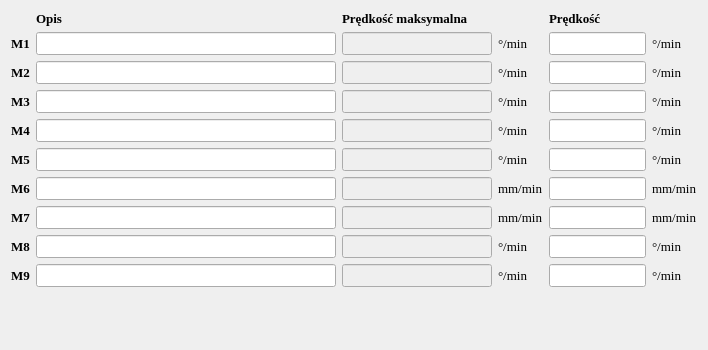
<?xml version="1.0" encoding="UTF-8"?>
<ui version="4.0">
 <class>UstawieniaNapedow</class>
 <widget class="QWidget" name="UstawieniaNapedow">
  <property name="geometry">
   <rect>
    <x>0</x>
    <y>0</y>
    <width>708</width>
    <height>350</height>
   </rect>
  </property>
  <property name="minimumSize">
   <size>
    <width>700</width>
    <height>350</height>
   </size>
  </property>
  <property name="maximumSize">
   <size>
    <width>1920</width>
    <height>1200</height>
   </size>
  </property>
  <property name="font">
   <font>
    <family>Times New Roman</family>
    <pointsize>10</pointsize>
   </font>
  </property>
  <property name="windowTitle">
   <string>Form</string>
  </property>
  <layout class="QGridLayout" name="gridLayout">
   <item row="8" column="1">
    <widget class="QLineEdit" name="nazwa_8">
     <property name="minimumSize">
      <size>
       <width>300</width>
       <height>0</height>
      </size>
     </property>
     <property name="maximumSize">
      <size>
       <width>300</width>
       <height>16777215</height>
      </size>
     </property>
     <property name="maxLength">
      <number>100</number>
     </property>
    </widget>
   </item>
   <item row="8" column="2">
    <widget class="QLineEdit" name="speedMax1_8">
     <property name="enabled">
      <bool>false</bool>
     </property>
     <property name="minimumSize">
      <size>
       <width>150</width>
       <height>0</height>
      </size>
     </property>
     <property name="maximumSize">
      <size>
       <width>150</width>
       <height>16777215</height>
      </size>
     </property>
     <property name="mouseTracking">
      <bool>false</bool>
     </property>
     <property name="acceptDrops">
      <bool>false</bool>
     </property>
     <property name="autoFillBackground">
      <bool>true</bool>
     </property>
     <property name="readOnly">
      <bool>true</bool>
     </property>
    </widget>
   </item>
   <item row="0" column="4">
    <widget class="QLabel" name="label">
     <property name="font">
      <font>
       <family>Times New Roman</family>
       <pointsize>10</pointsize>
       <bold>true</bold>
      </font>
     </property>
     <property name="text">
      <string>Prędkość</string>
     </property>
    </widget>
   </item>
   <item row="10" column="2">
    <spacer name="verticalSpacer">
     <property name="orientation">
      <enum>Qt::Vertical</enum>
     </property>
     <property name="sizeHint" stdset="0">
      <size>
       <width>20</width>
       <height>40</height>
      </size>
     </property>
    </spacer>
   </item>
   <item row="1" column="1">
    <widget class="QLineEdit" name="nazwa_1">
     <property name="minimumSize">
      <size>
       <width>300</width>
       <height>0</height>
      </size>
     </property>
     <property name="maximumSize">
      <size>
       <width>300</width>
       <height>16777215</height>
      </size>
     </property>
     <property name="maxLength">
      <number>100</number>
     </property>
    </widget>
   </item>
   <item row="2" column="2">
    <widget class="QLineEdit" name="speedMax1_2">
     <property name="enabled">
      <bool>false</bool>
     </property>
     <property name="minimumSize">
      <size>
       <width>150</width>
       <height>0</height>
      </size>
     </property>
     <property name="maximumSize">
      <size>
       <width>150</width>
       <height>16777215</height>
      </size>
     </property>
     <property name="mouseTracking">
      <bool>false</bool>
     </property>
     <property name="acceptDrops">
      <bool>false</bool>
     </property>
     <property name="autoFillBackground">
      <bool>true</bool>
     </property>
     <property name="readOnly">
      <bool>true</bool>
     </property>
    </widget>
   </item>
   <item row="2" column="3">
    <widget class="QLabel" name="lunit2_2">
     <property name="text">
      <string>&lt;html&gt;&lt;head/&gt;&lt;body&gt;&lt;p&gt;&amp;deg;/min&lt;/p&gt;&lt;/body&gt;&lt;/html&gt;</string>
     </property>
    </widget>
   </item>
   <item row="7" column="0">
    <widget class="QLabel" name="lnazwa_7">
     <property name="maximumSize">
      <size>
       <width>26</width>
       <height>16777215</height>
      </size>
     </property>
     <property name="font">
      <font>
       <family>Times New Roman</family>
       <pointsize>10</pointsize>
       <bold>true</bold>
      </font>
     </property>
     <property name="text">
      <string>M7</string>
     </property>
    </widget>
   </item>
   <item row="3" column="1">
    <widget class="QLineEdit" name="nazwa_3">
     <property name="minimumSize">
      <size>
       <width>300</width>
       <height>0</height>
      </size>
     </property>
     <property name="maximumSize">
      <size>
       <width>300</width>
       <height>16777215</height>
      </size>
     </property>
     <property name="maxLength">
      <number>100</number>
     </property>
    </widget>
   </item>
   <item row="9" column="2">
    <widget class="QLineEdit" name="speedMax1_9">
     <property name="enabled">
      <bool>false</bool>
     </property>
     <property name="minimumSize">
      <size>
       <width>150</width>
       <height>0</height>
      </size>
     </property>
     <property name="maximumSize">
      <size>
       <width>150</width>
       <height>16777215</height>
      </size>
     </property>
     <property name="mouseTracking">
      <bool>false</bool>
     </property>
     <property name="acceptDrops">
      <bool>false</bool>
     </property>
     <property name="autoFillBackground">
      <bool>true</bool>
     </property>
     <property name="readOnly">
      <bool>true</bool>
     </property>
    </widget>
   </item>
   <item row="7" column="1">
    <widget class="QLineEdit" name="nazwa_7">
     <property name="minimumSize">
      <size>
       <width>300</width>
       <height>0</height>
      </size>
     </property>
     <property name="maximumSize">
      <size>
       <width>300</width>
       <height>16777215</height>
      </size>
     </property>
     <property name="maxLength">
      <number>100</number>
     </property>
    </widget>
   </item>
   <item row="6" column="2">
    <widget class="QLineEdit" name="speedMax1_6">
     <property name="enabled">
      <bool>false</bool>
     </property>
     <property name="minimumSize">
      <size>
       <width>150</width>
       <height>0</height>
      </size>
     </property>
     <property name="maximumSize">
      <size>
       <width>150</width>
       <height>16777215</height>
      </size>
     </property>
     <property name="mouseTracking">
      <bool>false</bool>
     </property>
     <property name="acceptDrops">
      <bool>false</bool>
     </property>
     <property name="autoFillBackground">
      <bool>true</bool>
     </property>
     <property name="readOnly">
      <bool>true</bool>
     </property>
    </widget>
   </item>
   <item row="6" column="1">
    <widget class="QLineEdit" name="nazwa_6">
     <property name="minimumSize">
      <size>
       <width>300</width>
       <height>0</height>
      </size>
     </property>
     <property name="maximumSize">
      <size>
       <width>300</width>
       <height>16777215</height>
      </size>
     </property>
     <property name="maxLength">
      <number>100</number>
     </property>
    </widget>
   </item>
   <item row="4" column="1">
    <widget class="QLineEdit" name="nazwa_4">
     <property name="minimumSize">
      <size>
       <width>300</width>
       <height>0</height>
      </size>
     </property>
     <property name="maximumSize">
      <size>
       <width>300</width>
       <height>16777215</height>
      </size>
     </property>
     <property name="maxLength">
      <number>100</number>
     </property>
    </widget>
   </item>
   <item row="0" column="1">
    <widget class="QLabel" name="head1">
     <property name="font">
      <font>
       <family>Times New Roman</family>
       <pointsize>10</pointsize>
       <bold>true</bold>
      </font>
     </property>
     <property name="text">
      <string>Opis</string>
     </property>
    </widget>
   </item>
   <item row="9" column="1">
    <widget class="QLineEdit" name="nazwa_9">
     <property name="minimumSize">
      <size>
       <width>300</width>
       <height>0</height>
      </size>
     </property>
     <property name="maximumSize">
      <size>
       <width>300</width>
       <height>16777215</height>
      </size>
     </property>
     <property name="maxLength">
      <number>100</number>
     </property>
    </widget>
   </item>
   <item row="8" column="3">
    <widget class="QLabel" name="lunit2_8">
     <property name="text">
      <string>&lt;html&gt;&lt;head/&gt;&lt;body&gt;&lt;p&gt;&amp;deg;/min&lt;/p&gt;&lt;/body&gt;&lt;/html&gt;</string>
     </property>
    </widget>
   </item>
   <item row="1" column="4">
    <widget class="QLineEdit" name="speed1"/>
   </item>
   <item row="5" column="3">
    <widget class="QLabel" name="lunit2_5">
     <property name="text">
      <string>&lt;html&gt;&lt;head/&gt;&lt;body&gt;&lt;p&gt;&amp;deg;/min&lt;/p&gt;&lt;/body&gt;&lt;/html&gt;</string>
     </property>
    </widget>
   </item>
   <item row="0" column="2" colspan="2">
    <widget class="QLabel" name="head3">
     <property name="font">
      <font>
       <family>Times New Roman</family>
       <pointsize>10</pointsize>
       <bold>true</bold>
      </font>
     </property>
     <property name="text">
      <string>Prędkość maksymalna</string>
     </property>
    </widget>
   </item>
   <item row="4" column="0">
    <widget class="QLabel" name="lnazwa_4">
     <property name="maximumSize">
      <size>
       <width>26</width>
       <height>16777215</height>
      </size>
     </property>
     <property name="font">
      <font>
       <family>Times New Roman</family>
       <pointsize>10</pointsize>
       <bold>true</bold>
      </font>
     </property>
     <property name="text">
      <string>M4</string>
     </property>
    </widget>
   </item>
   <item row="8" column="0">
    <widget class="QLabel" name="lnazwa_8">
     <property name="maximumSize">
      <size>
       <width>26</width>
       <height>16777215</height>
      </size>
     </property>
     <property name="font">
      <font>
       <family>Times New Roman</family>
       <pointsize>10</pointsize>
       <bold>true</bold>
      </font>
     </property>
     <property name="text">
      <string>M8</string>
     </property>
    </widget>
   </item>
   <item row="5" column="0">
    <widget class="QLabel" name="lnazwa_5">
     <property name="maximumSize">
      <size>
       <width>26</width>
       <height>16777215</height>
      </size>
     </property>
     <property name="font">
      <font>
       <family>Times New Roman</family>
       <pointsize>10</pointsize>
       <bold>true</bold>
      </font>
     </property>
     <property name="text">
      <string>M5</string>
     </property>
    </widget>
   </item>
   <item row="3" column="0">
    <widget class="QLabel" name="lnazwa_3">
     <property name="maximumSize">
      <size>
       <width>26</width>
       <height>16777215</height>
      </size>
     </property>
     <property name="font">
      <font>
       <family>Times New Roman</family>
       <pointsize>10</pointsize>
       <bold>true</bold>
      </font>
     </property>
     <property name="text">
      <string>M3</string>
     </property>
    </widget>
   </item>
   <item row="4" column="3">
    <widget class="QLabel" name="lunit2_4">
     <property name="text">
      <string>&lt;html&gt;&lt;head/&gt;&lt;body&gt;&lt;p&gt;&amp;deg;/min&lt;/p&gt;&lt;/body&gt;&lt;/html&gt;</string>
     </property>
    </widget>
   </item>
   <item row="6" column="0">
    <widget class="QLabel" name="lnazwa_6">
     <property name="maximumSize">
      <size>
       <width>26</width>
       <height>16777215</height>
      </size>
     </property>
     <property name="font">
      <font>
       <family>Times New Roman</family>
       <pointsize>10</pointsize>
       <bold>true</bold>
      </font>
     </property>
     <property name="text">
      <string>M6</string>
     </property>
    </widget>
   </item>
   <item row="5" column="1">
    <widget class="QLineEdit" name="nazwa_5">
     <property name="minimumSize">
      <size>
       <width>300</width>
       <height>0</height>
      </size>
     </property>
     <property name="maximumSize">
      <size>
       <width>300</width>
       <height>16777215</height>
      </size>
     </property>
     <property name="maxLength">
      <number>100</number>
     </property>
    </widget>
   </item>
   <item row="9" column="0">
    <widget class="QLabel" name="lnazwa_9">
     <property name="maximumSize">
      <size>
       <width>26</width>
       <height>16777215</height>
      </size>
     </property>
     <property name="font">
      <font>
       <family>Times New Roman</family>
       <pointsize>10</pointsize>
       <bold>true</bold>
      </font>
     </property>
     <property name="text">
      <string>M9</string>
     </property>
    </widget>
   </item>
   <item row="6" column="3">
    <widget class="QLabel" name="lunit2_6">
     <property name="text">
      <string>mm/min</string>
     </property>
    </widget>
   </item>
   <item row="4" column="2">
    <widget class="QLineEdit" name="speedMax1_4">
     <property name="enabled">
      <bool>false</bool>
     </property>
     <property name="minimumSize">
      <size>
       <width>150</width>
       <height>0</height>
      </size>
     </property>
     <property name="maximumSize">
      <size>
       <width>150</width>
       <height>16777215</height>
      </size>
     </property>
     <property name="mouseTracking">
      <bool>false</bool>
     </property>
     <property name="acceptDrops">
      <bool>false</bool>
     </property>
     <property name="autoFillBackground">
      <bool>true</bool>
     </property>
     <property name="readOnly">
      <bool>true</bool>
     </property>
    </widget>
   </item>
   <item row="9" column="3">
    <widget class="QLabel" name="lunit2_9">
     <property name="text">
      <string>&lt;html&gt;&lt;head/&gt;&lt;body&gt;&lt;p&gt;&amp;deg;/min&lt;/p&gt;&lt;/body&gt;&lt;/html&gt;</string>
     </property>
    </widget>
   </item>
   <item row="2" column="1">
    <widget class="QLineEdit" name="nazwa_2">
     <property name="minimumSize">
      <size>
       <width>300</width>
       <height>0</height>
      </size>
     </property>
     <property name="maximumSize">
      <size>
       <width>300</width>
       <height>16777215</height>
      </size>
     </property>
     <property name="maxLength">
      <number>100</number>
     </property>
    </widget>
   </item>
   <item row="7" column="2">
    <widget class="QLineEdit" name="speedMax1_7">
     <property name="enabled">
      <bool>false</bool>
     </property>
     <property name="minimumSize">
      <size>
       <width>150</width>
       <height>0</height>
      </size>
     </property>
     <property name="maximumSize">
      <size>
       <width>150</width>
       <height>16777215</height>
      </size>
     </property>
     <property name="mouseTracking">
      <bool>false</bool>
     </property>
     <property name="acceptDrops">
      <bool>false</bool>
     </property>
     <property name="autoFillBackground">
      <bool>true</bool>
     </property>
     <property name="readOnly">
      <bool>true</bool>
     </property>
    </widget>
   </item>
   <item row="3" column="2">
    <widget class="QLineEdit" name="speedMax1_3">
     <property name="enabled">
      <bool>false</bool>
     </property>
     <property name="minimumSize">
      <size>
       <width>150</width>
       <height>0</height>
      </size>
     </property>
     <property name="maximumSize">
      <size>
       <width>150</width>
       <height>16777215</height>
      </size>
     </property>
     <property name="mouseTracking">
      <bool>false</bool>
     </property>
     <property name="acceptDrops">
      <bool>false</bool>
     </property>
     <property name="autoFillBackground">
      <bool>true</bool>
     </property>
     <property name="readOnly">
      <bool>true</bool>
     </property>
    </widget>
   </item>
   <item row="1" column="3">
    <widget class="QLabel" name="lunit2_1">
     <property name="text">
      <string>&lt;html&gt;&lt;head/&gt;&lt;body&gt;&lt;p&gt;&amp;deg;/min&lt;/p&gt;&lt;/body&gt;&lt;/html&gt;</string>
     </property>
    </widget>
   </item>
   <item row="2" column="0">
    <widget class="QLabel" name="lnazwa_2">
     <property name="maximumSize">
      <size>
       <width>26</width>
       <height>16777215</height>
      </size>
     </property>
     <property name="font">
      <font>
       <family>Times New Roman</family>
       <pointsize>10</pointsize>
       <bold>true</bold>
      </font>
     </property>
     <property name="text">
      <string>M2</string>
     </property>
    </widget>
   </item>
   <item row="3" column="3">
    <widget class="QLabel" name="lunit2_3">
     <property name="text">
      <string>&lt;html&gt;&lt;head/&gt;&lt;body&gt;&lt;p&gt;&amp;deg;/min&lt;/p&gt;&lt;/body&gt;&lt;/html&gt;</string>
     </property>
    </widget>
   </item>
   <item row="7" column="3">
    <widget class="QLabel" name="lunit2_7">
     <property name="text">
      <string>mm/min</string>
     </property>
    </widget>
   </item>
   <item row="1" column="2">
    <widget class="QLineEdit" name="speedMax1_1">
     <property name="enabled">
      <bool>false</bool>
     </property>
     <property name="minimumSize">
      <size>
       <width>150</width>
       <height>0</height>
      </size>
     </property>
     <property name="maximumSize">
      <size>
       <width>150</width>
       <height>16777215</height>
      </size>
     </property>
     <property name="mouseTracking">
      <bool>false</bool>
     </property>
     <property name="acceptDrops">
      <bool>false</bool>
     </property>
     <property name="autoFillBackground">
      <bool>true</bool>
     </property>
     <property name="readOnly">
      <bool>true</bool>
     </property>
    </widget>
   </item>
   <item row="1" column="0">
    <widget class="QLabel" name="lnazwa_1">
     <property name="maximumSize">
      <size>
       <width>26</width>
       <height>16777215</height>
      </size>
     </property>
     <property name="font">
      <font>
       <family>Times New Roman</family>
       <pointsize>10</pointsize>
       <bold>true</bold>
      </font>
     </property>
     <property name="text">
      <string>M1</string>
     </property>
    </widget>
   </item>
   <item row="5" column="2">
    <widget class="QLineEdit" name="speedMax1_5">
     <property name="enabled">
      <bool>false</bool>
     </property>
     <property name="minimumSize">
      <size>
       <width>150</width>
       <height>0</height>
      </size>
     </property>
     <property name="maximumSize">
      <size>
       <width>150</width>
       <height>16777215</height>
      </size>
     </property>
     <property name="mouseTracking">
      <bool>false</bool>
     </property>
     <property name="acceptDrops">
      <bool>false</bool>
     </property>
     <property name="autoFillBackground">
      <bool>true</bool>
     </property>
     <property name="readOnly">
      <bool>true</bool>
     </property>
    </widget>
   </item>
   <item row="1" column="5">
    <widget class="QLabel" name="label_2">
     <property name="text">
      <string>&lt;html&gt;&lt;head/&gt;&lt;body&gt;&lt;p&gt;&amp;deg;/min&lt;/p&gt;&lt;/body&gt;&lt;/html&gt;</string>
     </property>
    </widget>
   </item>
   <item row="2" column="5">
    <widget class="QLabel" name="label_3">
     <property name="text">
      <string>&lt;html&gt;&lt;head/&gt;&lt;body&gt;&lt;p&gt;&amp;deg;/min&lt;/p&gt;&lt;/body&gt;&lt;/html&gt;</string>
     </property>
    </widget>
   </item>
   <item row="3" column="5">
    <widget class="QLabel" name="label_4">
     <property name="text">
      <string>&lt;html&gt;&lt;head/&gt;&lt;body&gt;&lt;p&gt;&amp;deg;/min&lt;/p&gt;&lt;/body&gt;&lt;/html&gt;</string>
     </property>
    </widget>
   </item>
   <item row="4" column="5">
    <widget class="QLabel" name="label_5">
     <property name="text">
      <string>&lt;html&gt;&lt;head/&gt;&lt;body&gt;&lt;p&gt;&amp;deg;/min&lt;/p&gt;&lt;/body&gt;&lt;/html&gt;</string>
     </property>
    </widget>
   </item>
   <item row="5" column="5">
    <widget class="QLabel" name="label_6">
     <property name="text">
      <string>&lt;html&gt;&lt;head/&gt;&lt;body&gt;&lt;p&gt;&amp;deg;/min&lt;/p&gt;&lt;/body&gt;&lt;/html&gt;</string>
     </property>
    </widget>
   </item>
   <item row="6" column="5">
    <widget class="QLabel" name="label_7">
     <property name="text">
      <string>mm/min</string>
     </property>
    </widget>
   </item>
   <item row="7" column="5">
    <widget class="QLabel" name="label_8">
     <property name="text">
      <string>mm/min</string>
     </property>
    </widget>
   </item>
   <item row="8" column="5">
    <widget class="QLabel" name="label_9">
     <property name="text">
      <string>&lt;html&gt;&lt;head/&gt;&lt;body&gt;&lt;p&gt;&amp;deg;/min&lt;/p&gt;&lt;/body&gt;&lt;/html&gt;</string>
     </property>
    </widget>
   </item>
   <item row="9" column="5">
    <widget class="QLabel" name="label_10">
     <property name="text">
      <string>&lt;html&gt;&lt;head/&gt;&lt;body&gt;&lt;p&gt;&amp;deg;/min&lt;/p&gt;&lt;/body&gt;&lt;/html&gt;</string>
     </property>
    </widget>
   </item>
   <item row="2" column="4">
    <widget class="QLineEdit" name="speed2"/>
   </item>
   <item row="3" column="4">
    <widget class="QLineEdit" name="speed3"/>
   </item>
   <item row="4" column="4">
    <widget class="QLineEdit" name="speed4"/>
   </item>
   <item row="5" column="4">
    <widget class="QLineEdit" name="speed5"/>
   </item>
   <item row="6" column="4">
    <widget class="QLineEdit" name="speed6"/>
   </item>
   <item row="7" column="4">
    <widget class="QLineEdit" name="speed7"/>
   </item>
   <item row="8" column="4">
    <widget class="QLineEdit" name="speed8"/>
   </item>
   <item row="9" column="4">
    <widget class="QLineEdit" name="speed9"/>
   </item>
  </layout>
 </widget>
 <resources/>
 <connections/>
</ui>
